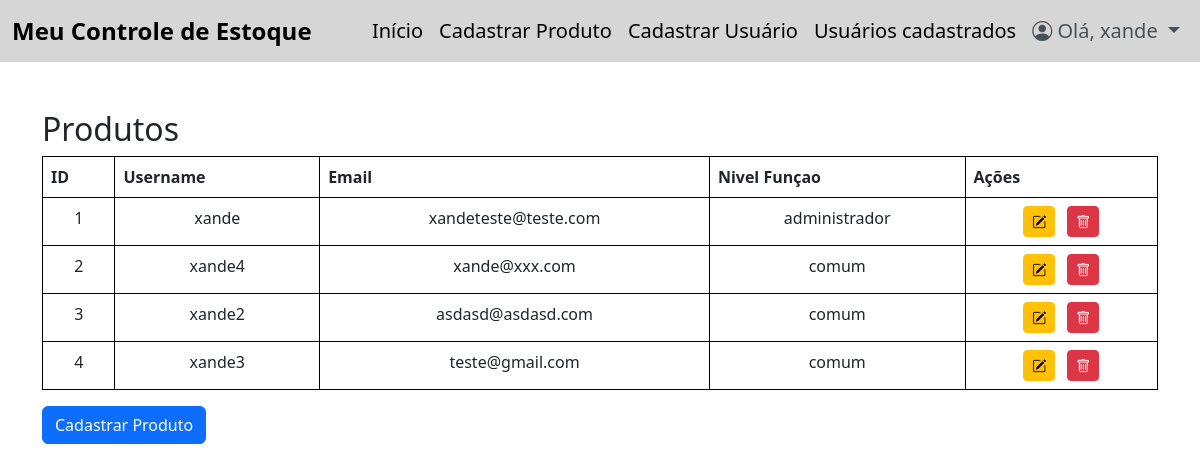
Page /listar_usuarios/ (signed in) on the earlier database version.
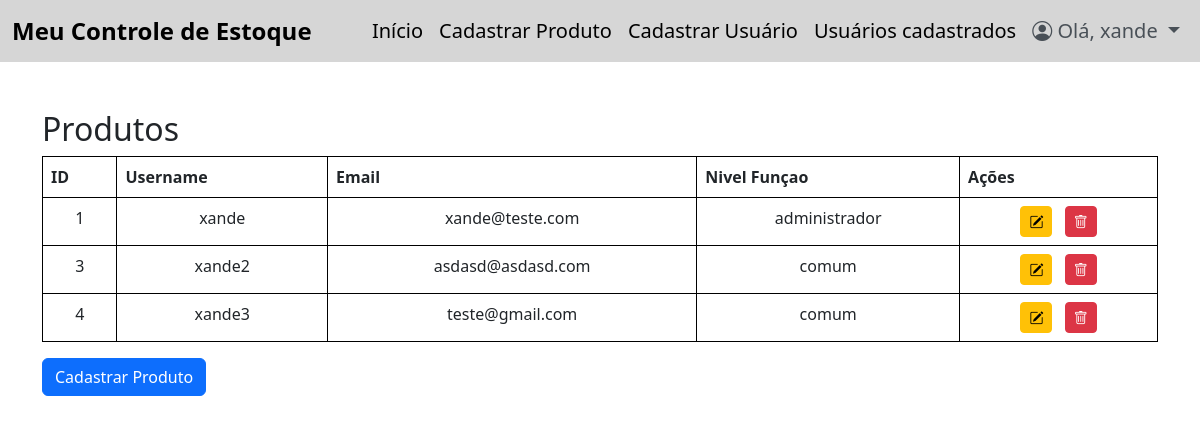
Same page on the later database version.
### app/models.py (models this page shows)
class Usuario(UserMixin, db.Model):
    id = db.Column(db.Integer, primary_key=True, autoincrement=True)
    username = db.Column(db.String(100), nullable=False, unique=True)
    password = db.Column(db.String(100), nullable=False)
    confirm_password = db.Column(db.String(100), nullable=False)
    email = db.Column(db.String(100), nullable=False, unique=True)
    nivel_funcao = db.Column(db.String(15), nullable=False, default='comum')

### app/routes.py (the view)
@bp.route('/listar_usuarios/', methods=['GET', 'POST'])
def listar_usuarios():
    if current_user.nivel_funcao != 'administrador':
        abort(403)
    try:
        todos_usuarios = Usuario.query.all()
    except:
        return "<h1> Não existem usuarios cadastrados  </h1>"
    return render_template('listar_usuarios.html', todos_usuarios=todos_usuarios)

### app/__init__.py (called while the page is built)
@login_manager.user_loader
def load_user(user_id):
    from app.models import Usuario
    return Usuario.query.get(int(user_id))

### app/templates/listar_usuarios.html (shortened to what this page needs)
{% extends 'base.html' %}
{% block content %}
<div class="container mt-5">
    <h2>Produtos</h2>
    <table id="produtoTabela" class="table table-bordered">
        <thead class="thead-dark">
            <tr>
                <th>ID</th>
                <th>Username</th>
                <th>Email</th>
                <th>Nivel Funçao</th>
                {% if current_user.nivel_funcao != 'comum' %}
                <th>Ações</th>
                {% endif %}
            </tr>
        </thead>
        <tbody>
            {% for usuario in todos_usuarios %}
            <tr class="text-center">
                <td>{{ usuario.id }}</td>
                <td>{{ usuario.username }}</td>
                <td>{{ usuario.email }}</td>
                <td>{{ usuario.nivel_funcao }}</td>
                {% if current_user.nivel_funcao != 'comum' %}
                <td>
                    <a href="{{ url_for('routes.editar_usuario_comum', usuario_id=usuario.id) }}"
                        class="btn btn-sm btn-warning me-2">
                        <i class="bi bi-pencil-square"></i>
                    </a>
                    <form action="{{ url_for('routes.deletar_usuario_comum', usuario_id=usuario.id) }}" method="POST"
                        style="display:inline;">
                        <button type="submit" class="btn btn-sm btn-danger"
                            onclick="return confirm('Tem certeza que deseja excluir este usuario?');">
                            <i class="bi bi-trash"></i>
                        </button>
                    </form>
                </td>
                {% endif %}
            </tr>
            {% endfor %}
        </tbody>
    </table>
    {% if current_user.nivel_funcao != 'comum' %}
    <a href="{{ url_for('routes.cadastrar_produto') }}" class="btn btn-primary">Cadastrar Produto</a>
    {% endif %}
</div>
{% endblock %}

### app/templates/base.html (shortened to what this page needs)
<!DOCTYPE html>
<html lang="en">
<head>
    <link rel="stylesheet" href="https://cdn.datatables.net/1.13.6/css/jquery.dataTables.min.css">
    <link href="https://cdn.jsdelivr.net/npm/bootstrap@5.3.0/dist/css/bootstrap.min.css" rel="stylesheet">
    <link href="https://cdn.jsdelivr.net/npm/bootstrap-icons/font/bootstrap-icons.css" rel="stylesheet">
    <link rel="stylesheet" href="{{ url_for('static', filename='css/style.css') }}">
</head>
<body>
    {% block nav %}
    <nav class="navbar navbar-expand-lg">
        <div class="container-fluid">
            <a class="navbar-brand fw-bold fs-4" href="#">Meu Controle de Estoque</a>
            <div class="collapse navbar-collapse" id="navbarNav">
                <ul class="navbar-nav ms-auto">
                    <li class="nav-item">
                        <a class="nav-link fs-5" href="{{ url_for('routes.index') }}">Início</a>
                    </li>
                    {% if current_user.nivel_funcao != 'comum' %}
                    <li class="nav-item">
                        <a class="nav-link fs-5" href="{{ url_for('routes.cadastrar_produto') }}">Cadastrar Produto</a>
                    </li>
                    <li class="nav-item">
                        <a class="nav-link fs-5" href="{{ url_for('routes.registrar_usuario_comum') }}">Cadastrar Usuário</a>
                    </li>
                    <li class="nav-item">
                        <a class="nav-link fs-5" href="{{ url_for('routes.listar_usuarios') }}">Usuários cadastrados</a>
                    </li>
                    {% endif %}
                    <li class="nav-item dropdown">
                        <a class="nav-link dropdown-toggle fs-5" href="#" id="perfilDropdown" role="button" data-bs-toggle="dropdown" aria-expanded="false" style="color: #495057;">
                            <i class="bi bi-person-circle"></i> Olá, {{ current_user.username }}
                        </a>
                    </li>
                </ul>
            </div>
        </div>
    </nav>
    {% endblock %}
    {% block content %}
    {% endblock %}
</body>
</html>

### app/static/css/style.css (style rules this page uses)
.table-bordered>:not(caption)>*>* { border-width: 1px; border: 1px solid #000000; }
nav.navbar.navbar-expand-lg { background-color: #3333; }
a.nav-link.fs-5 { color: #000000; }

Differences in the rows shown:
removed Usuario: id "2", username "xande4", email "xande@xxx.com", nivel_funcao "comum"
changed Usuario "xande": email "xandeteste@teste.com" → "xande@teste.com"
